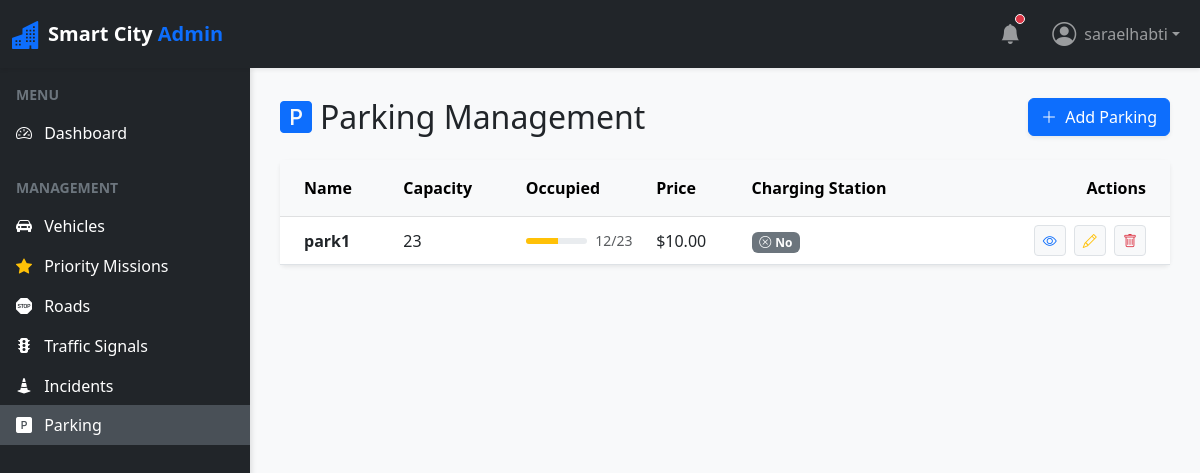
/parking/ (signed in), run on the app's committed database.
### parking/models.py (models this page shows, shortened)
class Parking(models.Model):
    name = models.CharField(max_length=255)
    capacity = models.PositiveIntegerField()
    occupied_places = models.PositiveIntegerField(default=0)
    price = models.DecimalField(max_digits=6, decimal_places=2, validators=[MinValueValidator(0.00)])
    charging_station = models.BooleanField(default=False)

### parking/views.py (the view)
# urls.py: path('', ParkingListView.as_view(), name='parking-list'),
class ParkingListView(LoginRequiredMixin, ListView):
    model = Parking
    template_name = 'parking/parking_list.html'
    context_object_name = 'parkings'

### parking/templates/parking/parking_list.html (shortened to what this page needs)
{% extends 'base.html' %}
{% block content %}
<div class="row mb-4">
    <div class="col-12 d-flex justify-content-between align-items-center">
        <h2 class="mb-0"><i class="bi bi-p-square-fill text-primary me-2"></i>Parking Management</h2>
        <a href="{% url 'parking-create' %}" class="btn btn-primary shadow-sm"><i class="bi bi-plus-lg me-1"></i> Add Parking</a>
    </div>
</div>
<div class="card border-0 shadow-sm">
    <div class="card-body p-0">
        <div class="table-responsive">
            <table class="table table-hover align-middle mb-0">
                <thead class="table-light">
                    <tr>
                        <th class="ps-4 py-3">Name</th>
                        <th class="py-3">Capacity</th>
                        <th class="py-3">Occupied</th>
                        <th class="py-3">Price</th>
                        <th class="py-3">Charging Station</th>
                        <th class="text-end pe-4 py-3">Actions</th>
                    </tr>
                </thead>
                <tbody>
                    {% for parking in parkings %}
                    <tr>
                        <td class="ps-4 fw-bold">{{ parking.name }}</td>
                        <td>{{ parking.capacity }}</td>
                        <td>
                            {% widthratio parking.occupied_places parking.capacity 100 as percentage %}
                            <div class="d-flex align-items-center">
                                <div class="progress flex-grow-1 me-2" style="height: 6px;">
                                    <div class="progress-bar {% if percentage < '50' %}bg-success{% elif percentage < '80' %}bg-warning{% else %}bg-danger{% endif %}" role="progressbar" style="width: {{ percentage }}%;" aria-valuenow="{{ percentage }}" aria-valuemin="0" aria-valuemax="100"></div>
                                </div>
                                <small class="text-muted" style="min-width: 45px;">{{ parking.occupied_places }}/{{ parking.capacity }}</small>
                            </div>
                        </td>
                        <td>${{ parking.price }}</td>
                        <td>
                            {% if parking.charging_station %}
                                <span class="badge bg-success"><i class="bi bi-ev-station-fill me-1"></i>Yes</span>
                            {% else %}
                                <span class="badge bg-secondary"><i class="bi bi-x-circle me-1"></i>No</span>
                            {% endif %}
                        </td>
                        <td class="text-end pe-4">
                            <a href="{% url 'parking-detail' parking.pk %}" class="btn btn-sm btn-light border" title="View"><i class="bi bi-eye text-primary"></i></a>
                            <a href="{% url 'parking-update' parking.pk %}" class="btn btn-sm btn-light border mx-1" title="Edit"><i class="bi bi-pencil text-warning"></i></a>
                            <a href="{% url 'parking-delete' parking.pk %}" class="btn btn-sm btn-light border" title="Delete"><i class="bi bi-trash text-danger"></i></a>
                        </td>
                    </tr>
                    {% endfor %}
                </tbody>
            </table>
        </div>
    </div>
</div>
{% endblock %}

### vehicles/templates/base.html (shortened to what this page needs)
<!DOCTYPE html>
<html lang="en">
<head>
    <link href="https://cdn.jsdelivr.net/npm/bootstrap@5.3.0/dist/css/bootstrap.min.css" rel="stylesheet">
    <link href="https://cdn.jsdelivr.net/npm/bootstrap-icons@1.10.5/font/bootstrap-icons.css" rel="stylesheet">
</head>
<body>
    <nav class="navbar navbar-expand-lg navbar-dark bg-dark sticky-top shadow-sm">
        <div class="container-fluid">
            <a class="navbar-brand d-flex align-items-center" href="{% url 'dashboard' %}">
                <i class="bi bi-buildings-fill text-primary me-2 fs-3"></i>
                <span class="fw-bold">Smart City <span class="text-primary">Admin</span></span>
            </a>
            <div class="collapse navbar-collapse" id="navbarSupportedContent">
                <ul class="navbar-nav ms-auto mb-2 mb-lg-0 align-items-center">
                    <li class="nav-item me-3">
                        <a class="nav-link position-relative" href="#">
                            <i class="bi bi-bell-fill fs-5"></i>
                            <span class="position-absolute top-25 start-75 translate-middle p-1 bg-danger border border-light rounded-circle">
                            </span>
                        </a>
                    </li>
                    {% if user.is_authenticated %}
                    <li class="nav-item dropdown">
                        <a class="nav-link dropdown-toggle d-flex align-items-center" href="#" id="navbarDropdown" role="button" data-bs-toggle="dropdown" aria-expanded="false">
                            <i class="bi bi-person-circle fs-4 me-2"></i> {{ user.username }}
                        </a>
                    </li>
                    {% else %}
                    <li class="nav-item">
                        <a class="nav-link d-flex align-items-center" href="{% url 'login' %}">
                            <i class="bi bi-box-arrow-in-right fs-4 me-2"></i> Login
                        </a>
                    </li>
                    {% endif %}
                </ul>
            </div>
        </div>
    </nav>
    <div id="wrapper">
        {% if user.is_authenticated %}
        <div class="bg-dark text-white" id="sidebar">
            <div class="list-group list-group-flush mt-3 pb-4">
                <div class="text-uppercase text-secondary px-3 mb-2 small fw-bold">Menu</div>
                <a href="{% url 'dashboard' %}" class="list-group-item list-group-item-action bg-dark text-white border-0 sidebar-link {% if request.resolver_match.url_name == 'dashboard' %}active{% endif %}">
                    <i class="bi bi-speedometer2 me-2"></i> Dashboard
                </a>
                <div class="text-uppercase text-secondary px-3 mt-4 mb-2 small fw-bold">Management</div>
                <a href="{% url 'vehicle-list' %}" class="list-group-item list-group-item-action bg-dark text-white border-0 sidebar-link ">
                    <i class="bi bi-car-front-fill me-2"></i> Vehicles
                </a>
                <a href="{% url 'priority-list' %}" class="list-group-item list-group-item-action bg-dark text-white border-0 sidebar-link ">
                    <i class="bi bi-star-fill text-warning me-2"></i> Priority Missions
                </a>
                <a href="{% url 'road-list' %}" class="list-group-item list-group-item-action bg-dark text-white border-0 sidebar-link ">
                    <i class="bi bi-sign-stop-fill me-2"></i> Roads
                </a>
                <a href="{% url 'signal-list' %}" class="list-group-item list-group-item-action bg-dark text-white border-0 sidebar-link ">
                    <i class="bi bi-stoplights-fill me-2"></i> Traffic Signals
                </a>
                <a href="{% url 'incident-list' %}" class="list-group-item list-group-item-action bg-dark text-white border-0 sidebar-link ">
                    <i class="bi bi-cone-striped me-2"></i> Incidents
                </a>
                <a href="{% url 'parking-list' %}" class="list-group-item list-group-item-action bg-dark text-white border-0 sidebar-link {% if request.resolver_match and 'parking' in request.resolver_match.url_name|default:'' %}active{% endif %}">
                    <i class="bi bi-p-square-fill me-2"></i> Parking
                </a>
            </div>
        </div>
        {% endif %}
        <div id="page-content-wrapper">
            <div class="container-fluid px-0">
                {% block content %}{% endblock %}
            </div>
        </div>
    </div>
</body>
</html>

### vehicles/templates/base.html (style rules this page uses)
body { min-height: 100vh; display: flex; flex-direction: column; overflow-x: hidden; background-color: #f8f9fa; }
#wrapper { display: flex; flex: 1; }
#sidebar { min-width: 250px; max-width: 250px; min-height: calc(100vh - 56px); transition: all 0.3s; box-shadow: 2px 0 5px rgba(0,0,0,0.1); }
.sidebar-link { transition: all 0.2s; }
.sidebar-link:hover, .sidebar-link.active { background-color: #495057 !important; border-left: 4px solid #0d6efd; }
#page-content-wrapper { flex: 1; padding: 30px; width: 100%; }

### data on the page
Parking: name "park1", capacity "23", {{ percentage }} 52 (drawn), occupied_places "12", price "10.00", charging_station False (drawn)

### other printed values
{{ user.username }} "saraelhabti"
